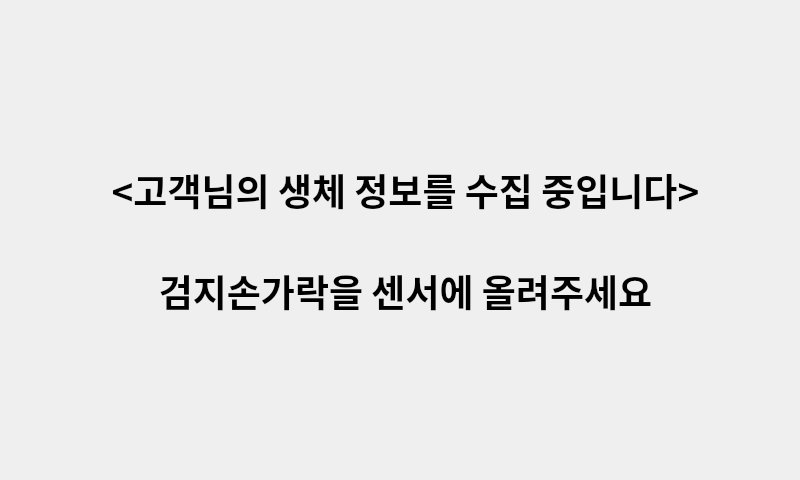
<?xml version="1.0" encoding="UTF-8"?>
<ui version="4.0">
 <class>MeasureWindow</class>
 <widget class="QMainWindow" name="MeasureWindow">
  <property name="geometry">
   <rect>
    <x>0</x>
    <y>0</y>
    <width>800</width>
    <height>480</height>
   </rect>
  </property>
  <property name="windowTitle">
   <string>MainWindow</string>
  </property>
  <widget class="QWidget" name="centralwidget">
   <widget class="QLabel" name="label_measure_main">
    <property name="geometry">
     <rect>
      <x>-1</x>
      <y>-1</y>
      <width>800</width>
      <height>480</height>
     </rect>
    </property>
    <property name="styleSheet">
     <string notr="true">border-image: url(:/newPrefix/image/juicebro.jpg);</string>
    </property>
    <property name="text">
     <string/>
    </property>
   </widget>
   <widget class="QLabel" name="label_join_title">
    <property name="geometry">
     <rect>
      <x>30</x>
      <y>140</y>
      <width>751</width>
      <height>101</height>
     </rect>
    </property>
    <property name="palette">
     <palette>
      <active>
       <colorrole role="Text">
        <brush brushstyle="SolidPattern">
         <color alpha="255">
          <red>121</red>
          <green>11</green>
          <blue>255</blue>
         </color>
        </brush>
       </colorrole>
      </active>
      <inactive>
       <colorrole role="Text">
        <brush brushstyle="SolidPattern">
         <color alpha="255">
          <red>121</red>
          <green>11</green>
          <blue>255</blue>
         </color>
        </brush>
       </colorrole>
      </inactive>
      <disabled>
       <colorrole role="Text">
        <brush brushstyle="SolidPattern">
         <color alpha="255">
          <red>120</red>
          <green>120</green>
          <blue>120</blue>
         </color>
        </brush>
       </colorrole>
      </disabled>
     </palette>
    </property>
    <property name="font">
     <font>
      <family>야놀자 야체 B</family>
      <pointsize>28</pointsize>
      <weight>75</weight>
      <bold>true</bold>
     </font>
    </property>
    <property name="text">
     <string>&lt;고객님의 생체 정보를 수집 중입니다&gt;</string>
    </property>
    <property name="alignment">
     <set>Qt::AlignCenter</set>
    </property>
   </widget>
   <widget class="QLabel" name="label_join_title2">
    <property name="geometry">
     <rect>
      <x>30</x>
      <y>240</y>
      <width>751</width>
      <height>101</height>
     </rect>
    </property>
    <property name="palette">
     <palette>
      <active>
       <colorrole role="Text">
        <brush brushstyle="SolidPattern">
         <color alpha="255">
          <red>121</red>
          <green>11</green>
          <blue>255</blue>
         </color>
        </brush>
       </colorrole>
      </active>
      <inactive>
       <colorrole role="Text">
        <brush brushstyle="SolidPattern">
         <color alpha="255">
          <red>121</red>
          <green>11</green>
          <blue>255</blue>
         </color>
        </brush>
       </colorrole>
      </inactive>
      <disabled>
       <colorrole role="Text">
        <brush brushstyle="SolidPattern">
         <color alpha="255">
          <red>120</red>
          <green>120</green>
          <blue>120</blue>
         </color>
        </brush>
       </colorrole>
      </disabled>
     </palette>
    </property>
    <property name="font">
     <font>
      <family>야놀자 야체 B</family>
      <pointsize>28</pointsize>
      <weight>75</weight>
      <bold>true</bold>
     </font>
    </property>
    <property name="text">
     <string>검지손가락을 센서에 올려주세요</string>
    </property>
    <property name="alignment">
     <set>Qt::AlignCenter</set>
    </property>
   </widget>
  </widget>
 </widget>
 <resources>
  <include location="xz.qrc"/>
 </resources>
 <connections/>
</ui>
